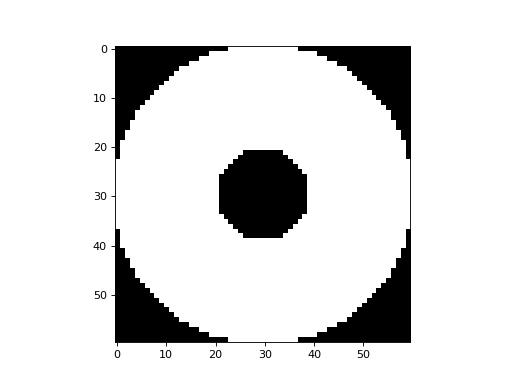
#> input picture 0.1.1/_images/mymesh-converter-mesh2im-1.png, 512 x 384 px; its folder holds only this picture in this run
$ python -i curvature.py   (imports and definitions only)
#> lines starting #> are read from the running program, lines starting #| are printed output that depends on the picture
#> further down, picture is the input picture: shape (384, 512, 3); min 0, max 255, mean 223.2
# -*- coding: utf-8 -*-
# Created on Wed Sep 29 14:10:08 2021
# @author: toj
"""
Tools for calculating curvature

See also :ref:`Curvature` in the :ref:`Theory Guide`.


.. currentmodule:: mymesh.curvature

Curvature Calculation
=====================
.. autosummary::
    :toctree: submodules/

    NormCurve
    QuadFit
    CubicFit
    AnalyticalCurvature
    ImageCurvature

Curvature Conversion
====================
.. autosummary::
    :toctree: submodules/

    MeanCurvature
    GaussianCurvature
    Curvedness
    ShapeIndex
    ShapeCategory

"""
import numpy as np
from . import utils, converter, check_numba
from . import try_njit
import warnings
from scipy import ndimage, interpolate

# [633 lines left out: functions NormCurve, QuadFit, CubicFit, _CubicFit, AnalyticalCurvature, not called in this run]

def ImageCurvature(I,NodeCoords=None,gaussian_sigma=1,voxelsize=1,brightobject=True, mode='wrap'):
    """
    Calculate curvatures based on a 3D image. Curvature values are calculated for all voxels in the image,
    however, these curvature values are only meaningful at the surface of the imaged object(s). This can be used with
    utils.grid2fun, converter.im2voxel, contours.MarchingCubesImage to evaluate the voxel curvatures at points on the surface
    of the imaged object(s).
    Based on Curvature formulas for implicit curves and surfaces, Ron Goldman (2005).
    :cite:p:`Goldman2005`

    .. note::
        Errors can occur if surface is too close to the boundary of the image. Consider building in padding based on gaussian_sigma.

    Parameters
    ----------
    I : np.ndarray
        3D array of grayscale voxel data.
    NodeCoords : array_like
        If provided, curvature from the grid will be evaluated at these points
        and returned. If not, the returned values will be of the full image
    gaussian_sigma : int, optional
        Standard deviation used in calculating image gradients (in voxels), by default 1.
        See scipy.ndimage.gaussian_filter.
    voxelsize : int, float, optional
        Voxel size of the image, by default 1.
        This is necessary to determine the correct magnitudes of
        curvature. By default, the image coordinate system will
        be used, so principal curvatures will be in units of
        (voxel)^-1
    brightobject : bool, optional
        Specifies whether the foreground of the image is bright or dark, by default True.
        If the imaged object is darker than the background, set brightobject=False. This
        is important for determining the directionality of curvatures.
    mode : str, optional
        Method used for handling edges of the image. See scipy.ndimage.gaussian_filter

    Returns
    -------
    MaxPrincipal : np.ndarray
        Maximum principal curvatures for either each voxel or each node
        (if NodeCoords is provided).
    MinPrincipal : np.ndarray
        Minimum principal curvatures for either each voxel or each node
        (if NodeCoords is provided)
    gaussian : np.ndarray
        Gaussian curvatures for either each voxel or each node
        (if NodeCoords is provided)
    mean : np.ndarray
        Mean curvatures for either each voxel or each node
        (if NodeCoords is provided)

    """
#> called with gaussian_sigma = 1, voxelsize = 1, brightobject = True, mode = 'wrap'

    I = I.astype(float)

    if not brightobject:
        I = -np.array(I)

    Fx = ndimage.gaussian_filter(I,gaussian_sigma,order=(1,0,0), mode=mode)
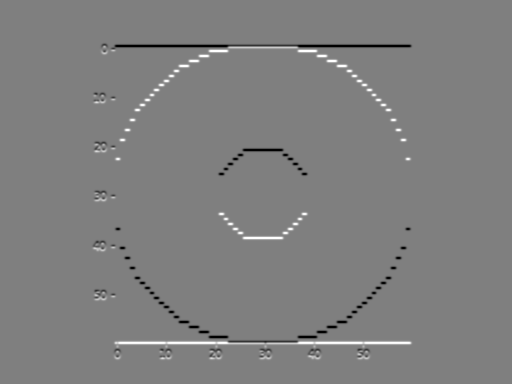
#> Fx: shape (384, 512, 3) float64; min -92.77, max 92.77, mean 0; drawn with min black and max white
    Fy = ndimage.gaussian_filter(I,gaussian_sigma,order=(0,1,0), mode=mode)
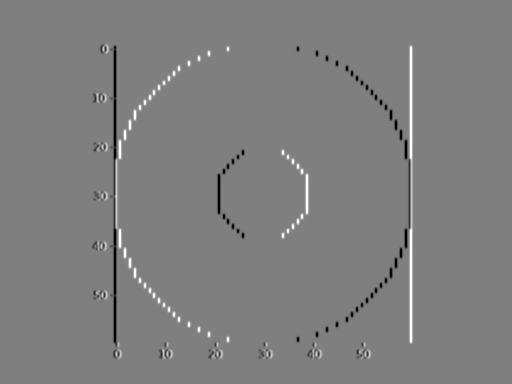
#> Fy: shape (384, 512, 3) float64; min -92.77, max 92.77, mean 0; drawn with min black and max white
    Fz = ndimage.gaussian_filter(I,gaussian_sigma,order=(0,0,1), mode=mode)
#> Fz: shape (384, 512, 3) float64; every value is 0

    Fxx = ndimage.gaussian_filter(Fx,gaussian_sigma,order=(1,0,0), mode=mode)
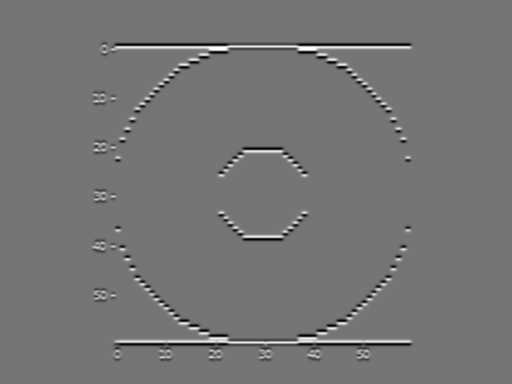
#> Fxx: shape (384, 512, 3) float64; min -32.01, max 37.5, mean 0; drawn with min black and max white
    Fxy = ndimage.gaussian_filter(Fx,gaussian_sigma,order=(0,1,0), mode=mode)
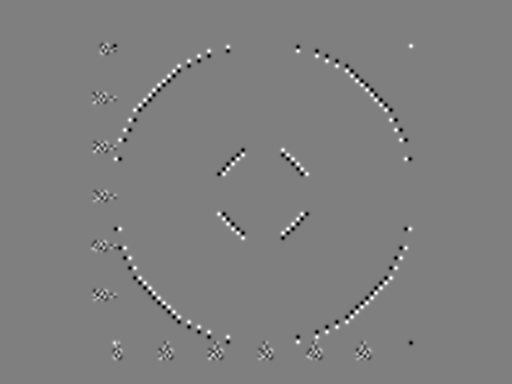
#> Fxy: shape (384, 512, 3) float64; min -18.62, max 18.59, mean -4.54e-20; drawn with min black and max white
    Fxz = ndimage.gaussian_filter(Fx,gaussian_sigma,order=(0,0,1), mode=mode)
#> Fxz: shape (384, 512, 3) float64; every value is 0

    Fyx = ndimage.gaussian_filter(Fy,gaussian_sigma,order=(1,0,0), mode=mode)
    Fyy = ndimage.gaussian_filter(Fy,gaussian_sigma,order=(0,1,0), mode=mode)
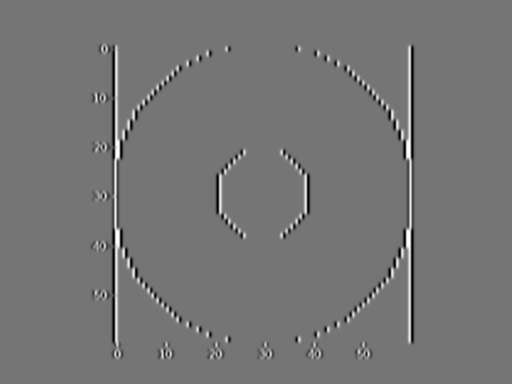
#> Fyy: shape (384, 512, 3) float64; min -32.01, max 37.5, mean 0; drawn with min black and max white
    Fyz = ndimage.gaussian_filter(Fy,gaussian_sigma,order=(0,0,1), mode=mode)
#> Fyz: shape (384, 512, 3) float64; every value is 0

    Fzx = ndimage.gaussian_filter(Fz,gaussian_sigma,order=(1,0,0), mode=mode)
    Fzy = ndimage.gaussian_filter(Fz,gaussian_sigma,order=(0,1,0), mode=mode)
    Fzz = ndimage.gaussian_filter(Fz,gaussian_sigma,order=(0,0,1), mode=mode)


    Grad = np.transpose(np.array([Fx, Fy, Fz])[None,:,:,:,:],(2,3,4,0,1))
    Hess = np.transpose(np.array([[Fxx, Fxy, Fxz],
                    [Fyx, Fyy, Fyz],
                    [Fzx, Fzy, Fzz]
                ]),(2,3,4,0,1))

    Cof = np.transpose(np.array([[Fyy*Fzz-Fyz*Fzy, Fyz*Fzx-Fyx*Fzz, Fyx*Fzy-Fyy*Fzx],
                    [Fxz*Fzy-Fxy*Fzz, Fxx*Fzz-Fxz*Fzx, Fxy*Fzx-Fxx*Fzy],
                    [Fxy*Fyz-Fxz*Fyy, Fyx*Fxz-Fxx*Fyz, Fxx*Fyy-Fxy*Fyx]
                ]),(2,3,4,0,1))
    with np.errstate(divide='ignore', invalid='ignore'):
        gaussian = np.matmul(np.matmul(Grad,Cof),np.transpose(Grad,(0,1,2,4,3))).reshape(I.shape)/np.linalg.norm(Grad,axis=4).reshape(I.shape)**4
#> gaussian: shape (384, 512, 3) float64; 88.5% of the values are NaN or infinite; the others: min 0, max 0, mean 0
        mean = (np.matmul(np.matmul(Grad,Hess),np.transpose(Grad,(0,1,2,4,3))).reshape(I.shape)-np.linalg.norm(Grad,axis=4).reshape(I.shape)**2 * np.trace(Hess,axis1=3,axis2=4))/(2*np.linalg.norm(Grad,axis=4).reshape(I.shape)**3)
#> mean: shape (384, 512, 3) float64; 88.5% of the values are NaN or infinite; the others: min -144208, max 445779.3, mean 107

    gaussian = gaussian/voxelsize**2
    mean = mean/voxelsize

    if NodeCoords is not None:
        NodeCoords = np.asarray(NodeCoords)
        X = np.arange(I.shape[2])*voxelsize
        Y = np.arange(I.shape[1])*voxelsize
        Z = np.arange(I.shape[0])*voxelsize

        points = (X,Y,Z)

        mean_fun = lambda x,y,z : interpolate.RegularGridInterpolator(points,mean.T,method='linear',bounds_error=False,fill_value=None)(np.vstack([x,y,z]).T)
        gauss_fun = lambda x,y,z : interpolate.RegularGridInterpolator(points,gaussian.T,method='linear',bounds_error=False,fill_value=None)(np.vstack([x,y,z]).T)

        mean = mean_fun(NodeCoords[:,0], NodeCoords[:,1], NodeCoords[:,2])
        gaussian = gauss_fun(NodeCoords[:,0], NodeCoords[:,1], NodeCoords[:,2])

    MaxPrincipal = mean + np.sqrt(np.maximum(mean**2-gaussian,0))
#> MaxPrincipal: shape (384, 512, 3) float64; 88.5% of the values are NaN or infinite; the others: min 0, max 891558.7, mean 237.8
    MinPrincipal = mean - np.sqrt(np.maximum(mean**2-gaussian,0))
#> MinPrincipal: shape (384, 512, 3) float64; 88.5% of the values are NaN or infinite; the others: min -288416, max 0, mean -23.75

    return MaxPrincipal, MinPrincipal, mean, gaussian

# [160 lines left out: functions MeanCurvature, GaussianCurvature, Curvedness, ShapeIndex, ShapeCategory, not called in this run]


>>> import cv2
>>> picture = cv2.imread('../../0.1.1/_images/mymesh-converter-mesh2im-1.png')
>>> result = ImageCurvature(picture)

$ run again, on 0.1.1/_images/mymesh-implicit-gyroid-1.png
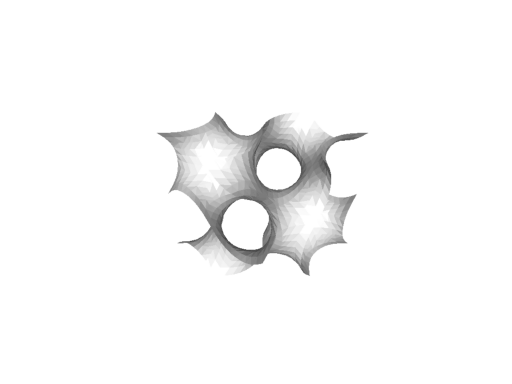
#> input picture 0.1.1/_images/mymesh-implicit-gyroid-1.png, 512 x 384 px
#> picture is the input picture: shape (384, 512, 3); min 65, max 255, mean 248.8
#> Fz: shape (384, 512, 3) float64; every value is 0
#> in ImageCurvature, `Fxx = ndimage.gaussian_filter(Fx,gaussian_sigma,order=(1,0,0), mode=mo..`:
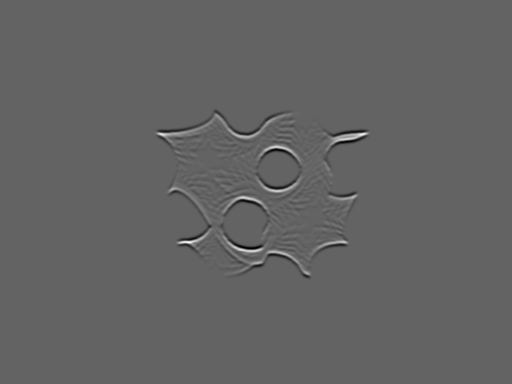
#> Fxx: shape (384, 512, 3) float64; min -18.85, max 29.27, mean 0; drawn with min black and max white
#> Fxz: shape (384, 512, 3) float64; every value is 0
#> in ImageCurvature, `Fyy = ndimage.gaussian_filter(Fy,gaussian_sigma,order=(0,1,0), mode=mo..`:
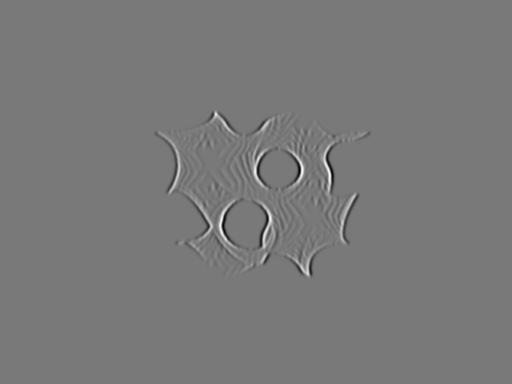
#> Fyy: shape (384, 512, 3) float64; min -19.53, max 21.47, mean 0; drawn with min black and max white
#> Fyz: shape (384, 512, 3) float64; every value is 0
#> gaussian: shape (384, 512, 3) float64; 87.89% of the values are NaN or infinite; the others: min 0, max 0, mean 0
#> mean: shape (384, 512, 3) float64; 87.89% of the values are NaN or infinite; the others: min -502.7, max 582047.6, mean 382
#> MaxPrincipal: shape (384, 512, 3) float64; 87.89% of the values are NaN or infinite; the others: min 0, max 1164095.1, mean 764.8
#> MinPrincipal: shape (384, 512, 3) float64; 87.89% of the values are NaN or infinite; the others: min -1005.3, max 0, mean -0.792
